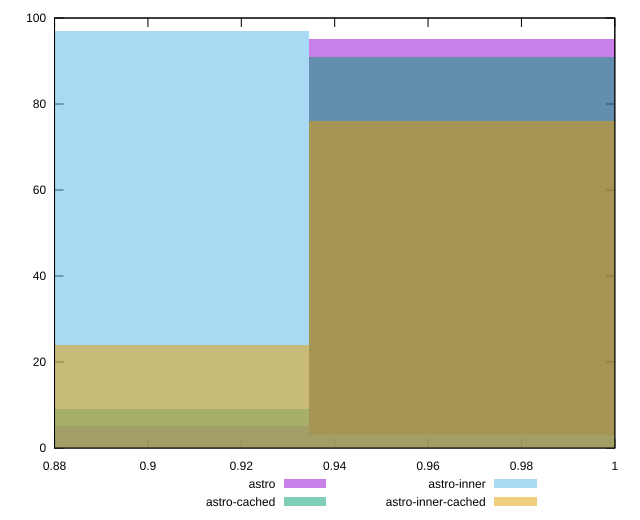

This figure's gnuplot source:
reset

$astro <<EOF
0.9967661202844527 95
0.8721703552488961 5
EOF

$astroCached <<EOF
0.9967661202844527 91
0.8721703552488961 9
EOF

$astroInner <<EOF
0.8721703552488961 97
0.9967661202844527 3
EOF

$astroInnerCached <<EOF
0.8721703552488961 24
0.9967661202844527 76
EOF

set key outside below
set boxwidth 0.12459576503555658
set xrange [0.88:1]
set yrange [0:100]
set trange [0:100]
set style fill transparent solid 0.5 noborder
set terminal svg size 640, 520 enhanced background rgb 'white'
set output "reports/report_00033_2021-03-01T14-23-16.841Z/legacy-javascript/comparison/histogram/all_score.svg"

plot $astro title "astro" with boxes, \
     $astroCached title "astro-cached" with boxes, \
     $astroInner title "astro-inner" with boxes, \
     $astroInnerCached title "astro-inner-cached" with boxes

reset
